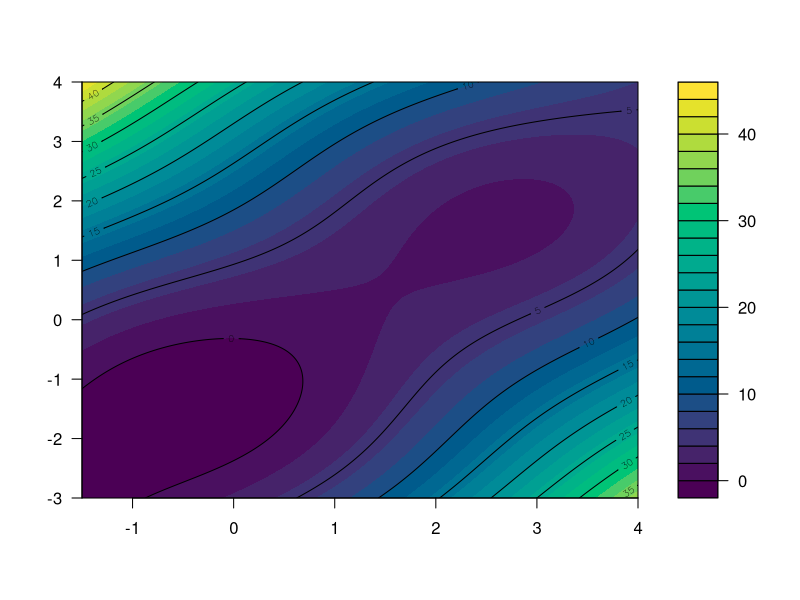
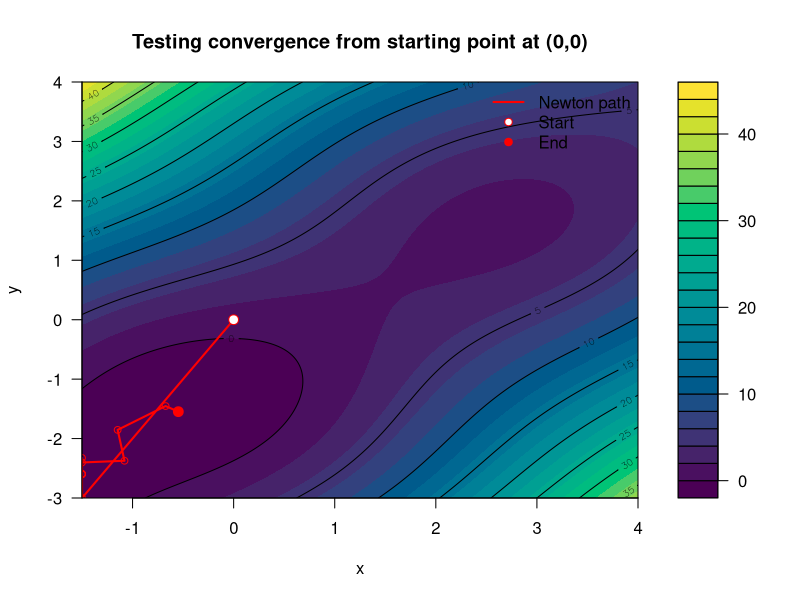
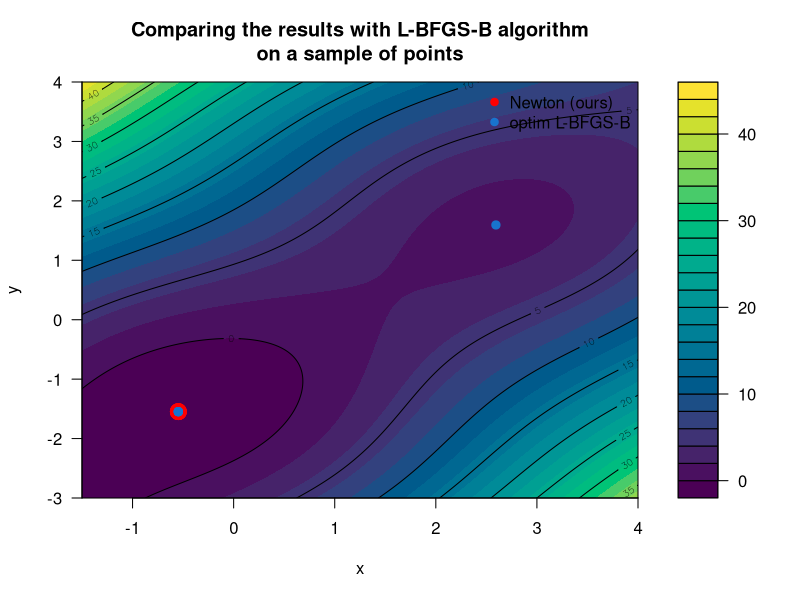
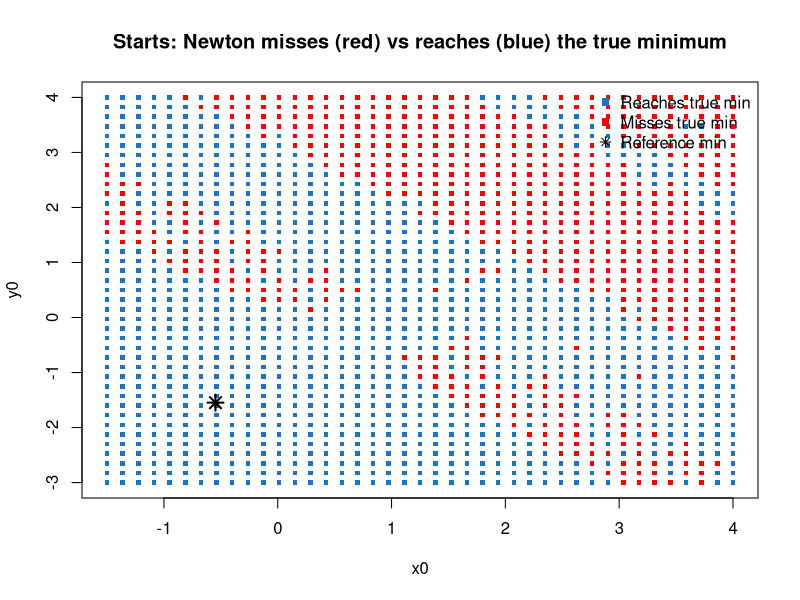
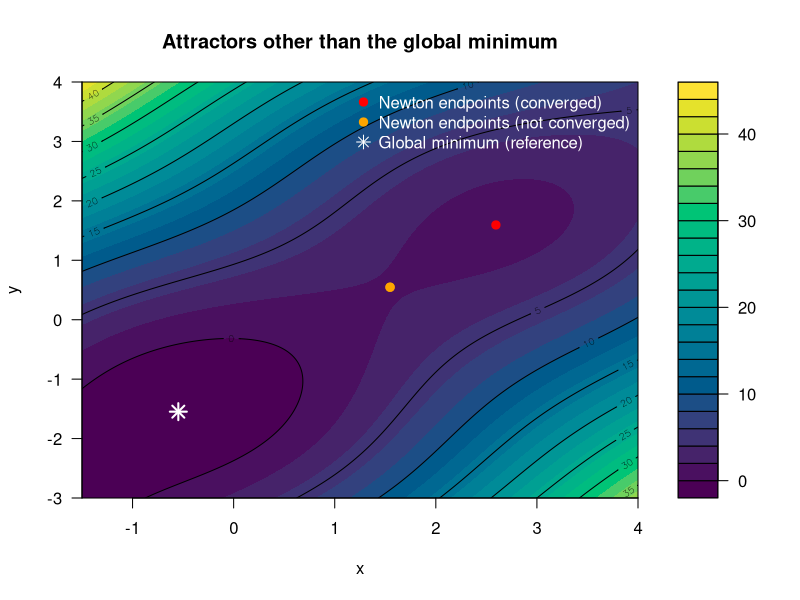
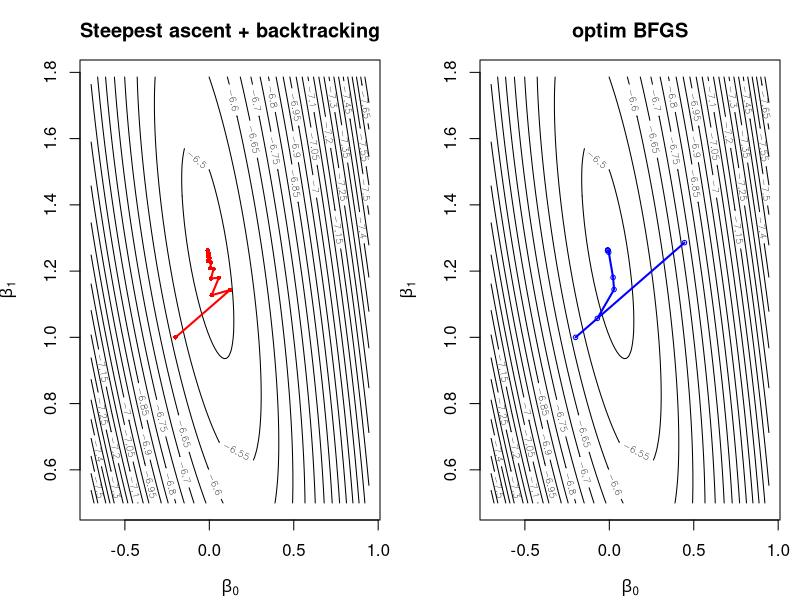

Recreate these plots in R, in order.
## ---- chunk 1
knitr::opts_chunk$set(echo = TRUE)
options(tinytex.verbose = TRUE)
## ---- chunk 2
#1.1
f <- function(x, y) sin(x + y) + (x - y)^2 - 1.5*x + 2.5*y + 1

x <- seq(-1.5, 4, length.out = 300)
y <- seq(-3,   4, length.out = 300)

z <- outer(x, y, Vectorize(f))

filled.contour(x, y, z,
  nlevels = 30,
  color.palette = hcl.colors,
  plot.axes = {
    axis(1); axis(2)
    contour(x, y, z, add = TRUE, drawlabels = TRUE)
  }
)
## ---- chunk 3
#1.2
## Gradient
grad_f <- function(x, y) {
  c(
    dx = cos(x + y) + 2*(x - y) - 1.5,
    dy = cos(x + y) - 2*(x - y) + 2.5
  )
}

## Hessian
hess_f <- function(x, y) {
  s <- -sin(x + y)
  matrix(
    c(s + 2, s - 2,
      s - 2, s + 2),
    nrow = 2, byrow = TRUE,
    dimnames = list(c("x", "y"), c("x", "y"))
  )
}

## wrappers that take par = c(x, y) for optimization
fn_par   <- function(par) f(par[1], par[2])
gr_par   <- function(par) grad_f(par[1], par[2])
hess_par <- function(par) hess_f(par[1], par[2])

## test
# par0 <- c(0, 0)
# fn_par(par0)
# gr_par(par0)
# hess_par(par0)
## ---- chunk 4
#1.3

newton2d_box <- function(fn, gr, hess, x0, y0,
                                lower, upper,
                                tol = 1e-8, maxit = 200,
                                lambda0 = 1e-6, lambda_mult = 10,
                                alpha0 = 1, beta = 0.5, c1 = 1e-4,
                                pg_alpha0 = 1, pg_beta = 0.5,
                                eps_active = 1e-10,
                                ..., verbose = FALSE, keep_path = TRUE) {

  project <- function(par) pmin(pmax(par, lower), upper)

  ## projected-gradient infinity norm (KKT-style for box constraints)
  projgrad_inf <- function(x, g, eps = 1e-12) {
    pg <- g
    for (i in 1:2) {
      if (x[i] <= lower[i] + eps) pg[i] <- min(g[i], 0)
      if (x[i] >= upper[i] - eps) pg[i] <- max(g[i], 0)
    }
    max(abs(pg))
  }

  ## "gradient mapping" direction: d = P(x - a g) - x (feasible descent step)
  gradmap_dir <- function(x, g, a) project(x - a * g) - x

  x <- project(c(x0, y0))
  f0 <- fn(x[1], x[2], ...)

  path <- NULL
  if (keep_path) {
    path <- data.frame(iter = 0L, x = x[1], y = x[2], f = f0,
                       step = NA_real_, method = "init",
                       projgrad = projgrad_inf(x, gr(x[1], x[2], ...)))
  }

  for (k in 1:maxit) {
    g <- gr(x[1], x[2], ...)
    pg_norm <- projgrad_inf(x, g)

    if (pg_norm < tol) {
      return(list(par = x, value = f0, iter = k - 1, converged = TRUE,
                  projgrad = pg_norm, path = path))
    }

    ## ---- Attempt Newton step (with regularization + projected Armijo) ----
    H <- hess(x[1], x[2], ...)
    lambda <- lambda0
    p <- NULL
    repeat {
      p_try <- tryCatch(solve(H + lambda * diag(2), g), error = function(e) NULL)
      if (!is.null(p_try)) { p <- p_try; break }
      lambda <- lambda * lambda_mult
      if (lambda > 1e12) { p <- NULL; break }
    }

    newton_ok <- FALSE
    a <- alpha0
    if (!is.null(p)) {
      repeat {
        x_new <- project(x - a * p)
        f_new <- fn(x_new[1], x_new[2], ...)
        armijo_rhs <- f0 - c1 * a * sum(g * p)  # sufficient decrease
        if (is.finite(f_new) && f_new <= armijo_rhs && any(abs(x_new - x) > 0)) {
          newton_ok <- TRUE
          break
        }
        a <- a * beta
        if (a < 1e-12) break
      }
    }

    if (newton_ok) {
      x <- x_new; f0 <- f_new
      if (keep_path) path <- rbind(path, data.frame(iter = k, x = x[1], y = x[2], f = f0,
                                                   step = a, method = "Newton",
                                                   projgrad = pg_norm))
      if (verbose) cat(sprintf("iter=%d Newton  x=%.8f y=%.8f f=%.10f step=%.1e ||pg||_inf=%.3e\n",
                               k, x[1], x[2], f0, a, pg_norm))
      next
    }

    ## ---- Fallback: projected-gradient step (guarantees feasible movement) ----
    a_pg <- pg_alpha0
    repeat {
      d <- gradmap_dir(x, g, a_pg)
      x_new <- x + d
      f_new <- fn(x_new[1], x_new[2], ...)
      if (is.finite(f_new) && f_new <= f0) break  # simple monotone decrease
      a_pg <- a_pg * pg_beta
      if (a_pg < 1e-12) break
    }

    ## If even PG can’t decrease, stop (we’re at a constrained stationary-ish point)
    if (sqrt(sum((x_new - x)^2)) < tol) {
      return(list(par = x, value = f0, iter = k, converged = FALSE,
                  projgrad = pg_norm, path = path,
                  message = "No progress (Newton+PG failed to decrease)."))
    }

    x <- x_new; f0 <- f_new
    if (keep_path) path <- rbind(path, data.frame(iter = k, x = x[1], y = x[2], f = f0,
                                                 step = a_pg, method = "PG",
                                                 projgrad = pg_norm))
    if (verbose) cat(sprintf("iter=%d PG      x=%.8f y=%.8f f=%.10f step=%.1e ||pg||_inf=%.3e\n",
                             k, x[1], x[2], f0, a_pg, pg_norm))
  }

  list(par = x, value = f0, iter = maxit, converged = FALSE,
       projgrad = projgrad_inf(x, gr(x[1], x[2], ...)),
       path = path)
}

# newton2d_box <- function(fn, gr, hess, x0, y0,
#                                 lower, upper,
#                                 tol = 1e-8, maxit = 100,
#                                 lambda0 = 1e-6, lambda_mult = 10,
#                                 alpha0 = 1, beta = 0.5, c1 = 1e-4,
#                                 eps_active = 1e-10,
#                                 ..., verbose = FALSE, keep_path = TRUE) {
# 
#   project <- function(par) pmin(pmax(par, lower), upper)
# 
#   projgrad_inf <- function(x, g, eps = 1e-12) {
#     pg <- g
#     for (i in 1:2) {
#       if (x[i] <= lower[i] + eps) pg[i] <- min(g[i], 0)
#       if (x[i] >= upper[i] - eps) pg[i] <- max(g[i], 0)
#     }
#     max(abs(pg))
#   }
# 
#   ## Active-set: free if not too close to either bound
#   free_set <- function(x) {
#     c(
#       (x[1] > lower[1] + eps_active) && (x[1] < upper[1] - eps_active),
#       (x[2] > lower[2] + eps_active) && (x[2] < upper[2] - eps_active)
#     )
#   }
# 
#   x <- project(c(x0, y0))
#   f0 <- fn(x[1], x[2], ...)
# 
#   path <- NULL
#   if (keep_path) {
#     path <- data.frame(iter = 0L, x = x[1], y = x[2], f = f0,
#                        step = NA_real_, projgrad = NA_real_, lambda = NA_real_,
#                        free_x = NA, free_y = NA)
#   }
# 
#   for (k in 1:maxit) {
#     g <- gr(x[1], x[2], ...)
#     H <- hess(x[1], x[2], ...)
#     pg_norm <- projgrad_inf(x, g)
# 
#     free <- free_set(x)
#     if (keep_path) {
#       path <- rbind(path, data.frame(iter = k, x = x[1], y = x[2], f = f0,
#                                      step = NA_real_, projgrad = pg_norm, lambda = NA_real_,
#                                      free_x = free[1], free_y = free[2]))
#     }
# 
#     if (pg_norm < tol) {
#       return(list(par = x, value = f0, iter = k - 1, converged = TRUE,
#                   projgrad = pg_norm, path = path))
#     }
# 
#     ## If nothing is free, we're at a corner/edge; stop (or switch to PG)
#     if (!any(free)) {
#       return(list(par = x, value = f0, iter = k - 1, converged = FALSE,
#                   projgrad = pg_norm, path = path,
#                   message = "Stuck at corner: no free variables."))
#     }
# 
#     ## Reduced Newton direction p: only update free components
#     p_full <- c(0, 0)
#     idx <- which(free)
# 
#     lambda <- lambda0
#     repeat {
#       Hred <- H[idx, idx, drop = FALSE]
#       gred <- g[idx]
#       p_try <- tryCatch(solve(Hred + lambda * diag(length(idx)), gred),
#                         error = function(e) NULL)
#       if (!is.null(p_try)) { p_full[idx] <- p_try; break }
#       lambda <- lambda * lambda_mult
#       if (lambda > 1e12) stop("Could not compute reduced Newton step.")
#     }
# 
#     ## Line search on reduced step (projection just guards numerics)
#     a <- alpha0
#     repeat {
#       x_new <- project(x - a * p_full)
#       f_new <- fn(x_new[1], x_new[2], ...)
# 
#       armijo_rhs <- f0 - c1 * a * sum(g[idx] * p_full[idx])  # uses free components
#       if (is.finite(f_new) && f_new <= armijo_rhs) break
# 
#       a <- a * beta
#       if (a < 1e-12) break
#     }
# 
#     if (verbose) {
#       cat(sprintf("iter=%d  x=%.8f y=%.8f  f=%.10f  step=%.1e  ||pg||_inf=%.3e  lambda=%.1e  free=(%d,%d)\n",
#                   k, x_new[1], x_new[2], f_new, a, pg_norm, lambda, free[1], free[2]))
#     }
# 
#     if (keep_path) {
#       path[nrow(path), "step"] <- a
#       path[nrow(path), "lambda"] <- lambda
#     }
# 
#     ## Secondary stop: tiny move AND small projected grad
#     if (sqrt(sum((x_new - x)^2)) < tol && pg_norm < tol) {
#       return(list(par = x_new, value = f_new, iter = k, converged = TRUE,
#                   projgrad = pg_norm, path = path))
#     }
# 
#     ## If the step collapsed, bail out instead of looping forever
#     if (a < 1e-12) {
#       return(list(par = x, value = f0, iter = k, converged = FALSE,
#                   projgrad = pg_norm, path = path,
#                   message = "Line search failed (step underflow)."))
#     }
# 
#     x <- x_new
#     f0 <- f_new
#   }
# 
#   list(par = x, value = f0, iter = maxit, converged = FALSE,
#        projgrad = projgrad_inf(x, gr(x[1], x[2], ...)),
#        path = path)
# }

# newton2d_box <- function(fn, gr, hess, x0, y0,
#                          lower, upper,
#                          tol = 1e-8, maxit = 100,
#                          lambda0 = 1e-6, lambda_mult = 10,
#                          alpha0 = 1, beta = 0.5, c1 = 1e-4,
#                          ..., verbose = FALSE, keep_path = TRUE) {
# 
#   project <- function(par) pmin(pmax(par, lower), upper)
# 
#   ## infinity-norm of projected gradient (KKT-style for box constraints)
#   projgrad_inf <- function(x, g, eps = 1e-12) {
#     pg <- g
#     for (i in 1:2) {
#       if (x[i] <= lower[i] + eps) pg[i] <- min(g[i], 0)
#       if (x[i] >= upper[i] - eps) pg[i] <- max(g[i], 0)
#     }
#     max(abs(pg))
#   }
# 
#   x <- project(c(x0, y0))
#   f0 <- fn(x[1], x[2], ...)
# 
#   ## store path (x, y, f, step, projgrad, lambda)
#   path <- NULL
#   if (keep_path) {
#     path <- data.frame(iter = 0L, x = x[1], y = x[2], f = f0,
#                        step = NA_real_, projgrad = NA_real_, lambda = NA_real_)
#   }
# 
#   for (k in 1:maxit) {
#     g <- gr(x[1], x[2], ...)
#     pg_norm <- projgrad_inf(x, g)
# 
#     if (keep_path) path <- rbind(path, data.frame(
#       iter = k, x = x[1], y = x[2], f = f0,
#       step = NA_real_, projgrad = pg_norm, lambda = NA_real_
#     ))
# 
#     if (pg_norm < tol) {
#       return(list(par = x, value = f0, iter = k - 1, converged = TRUE,
#                   projgrad = pg_norm, path = path))
#     }
# 
#     H <- hess(x[1], x[2], ...)
#     I2 <- diag(2)
# 
#     ## Regularize Hessian until solvable
#     lambda <- lambda0
#     p <- NULL
#     repeat {
#       p_try <- tryCatch(solve(H + lambda * I2, g), error = function(e) NULL)
#       if (!is.null(p_try)) { p <- p_try; break }
#       lambda <- lambda * lambda_mult
#       if (lambda > 1e12) stop("Could not compute Newton step (even after regularization).")
#     }
# 
#     ## Backtracking line search with Armijo sufficient decrease
#     a <- alpha0
#     repeat {
#       x_new <- project(x - a * p)
#       f_new <- fn(x_new[1], x_new[2], ...)
# 
#       armijo_rhs <- f0 - c1 * a * sum(g * p)
# 
#       if (is.finite(f_new) && f_new <= armijo_rhs) break
#       a <- a * beta
#       if (a < 1e-12) break
#     }
# 
#     if (verbose) {
#       cat(sprintf(
#         "iter=%d  x=%.8f y=%.8f  f=%.10f  step=%.1e  ||pg||_inf=%.3e  lambda=%.1e\n",
#         k, x_new[1], x_new[2], f_new, a, pg_norm, lambda
#       ))
#     }
# 
#     if (keep_path) {
#       path[nrow(path), "step"] <- a
#       path[nrow(path), "lambda"] <- lambda
#       path[nrow(path), "projgrad"] <- pg_norm
#     }
# 
#     ## Only use step-size convergence as a secondary criterion
#     if (sqrt(sum((x_new - x)^2)) < tol && pg_norm < tol) {
#       return(list(par = x_new, value = f_new, iter = k, converged = TRUE,
#                   projgrad = pg_norm, path = path))
#     }
# 
#     x <- x_new
#     f0 <- f_new
#   }
# 
#   list(par = x, value = f0, iter = maxit, converged = FALSE,
#        projgrad = projgrad_inf(x, gr(x[1], x[2], ...)),
#        path = path)
# }

# newton2d_box <- function(fn, gr, hess, x0, y0,
#                          lower, upper,
#                          tol = 1e-8, maxit = 100,
#                          lambda0 = 1e-6, lambda_mult = 10,
#                          alpha0 = 1, beta = 0.5, c1 = 1e-4,
#                          ..., verbose = FALSE) {
# 
#   project <- function(par) pmin(pmax(par, lower), upper)
# 
#   ## infinity-norm of projected gradient (KKT-style for box constraints)
#   projgrad_inf <- function(x, g, eps = 1e-12) {
#     pg <- g
#     for (i in 1:2) {
#       if (x[i] <= lower[i] + eps) pg[i] <- min(g[i], 0)  # should be >=0 at lower bound
#       if (x[i] >= upper[i] - eps) pg[i] <- max(g[i], 0)  # should be <=0 at upper bound 
#     }
#     max(abs(pg))
#   }
# 
#   x <- project(c(x0, y0))
#   f0 <- fn(x[1], x[2], ...)
# 
#   for (k in 1:maxit) {
#     g <- gr(x[1], x[2], ...)
#     pg_norm <- projgrad_inf(x, g)
# 
#     if (pg_norm < tol) {
#       return(list(par = x, value = f0, iter = k - 1, converged = TRUE,
#                   projgrad = pg_norm))
#     }
# 
#     H <- hess(x[1], x[2], ...)
#     I2 <- diag(2)
# 
#     ## Regularize Hessian until solvable
#     lambda <- lambda0
#     p <- NULL
#     repeat {
#       p_try <- tryCatch(solve(H + lambda * I2, g), error = function(e) NULL)
#       if (!is.null(p_try)) { p <- p_try; break }
#       lambda <- lambda * lambda_mult
#       if (lambda > 1e12) stop("Could not compute Newton step (even after regularization).")
#     }
# 
#     ## Backtracking line search with Armijo sufficient decrease
#     a <- alpha0
#     repeat {
#       x_new <- project(x - a * p)
#       f_new <- fn(x_new[1], x_new[2], ...)
# 
#       ## directional derivative along -p is approx -g^T p
#       armijo_rhs <- f0 - c1 * a * sum(g * p)
# 
#       if (is.finite(f_new) && f_new <= armijo_rhs) break
#       a <- a * beta
#       if (a < 1e-12) break
#     }
# 
#     if (verbose) {
#       cat(sprintf(
#         "iter=%d  x=%.8f y=%.8f  f=%.10f  step=%.1e  ||pg||_inf=%.3e  lambda=%.1e\n",
#         k, x_new[1], x_new[2], f_new, a, pg_norm, lambda
#       ))
#     }
# 
#     ## Only use step-size convergence as a secondary criterion
#     if (sqrt(sum((x_new - x)^2)) < tol && pg_norm < tol) {
#       return(list(par = x_new, value = f_new, iter = k, converged = TRUE,
#                   projgrad = pg_norm))
#     }
# 
#     x <- x_new
#     f0 <- f_new
#   }
# 
#   list(par = x, value = f0, iter = maxit, converged = FALSE,
#        projgrad = projgrad_inf(x, gr(x[1], x[2], ...)))
# }


# newton2d_box <- function(fn, gr, hess, x0, y0,
#                          lower, upper,
#                          tol = 1e-8, maxit = 100,
#                          lambda0 = 1e-6, lambda_mult = 10,
#                          alpha0 = 1, beta = 0.5,
#                          ..., verbose = FALSE) {
# 
#   #To keep the results within the prescribed x,y limits
#   project <- function(par) pmin(pmax(par, lower), upper)
# 
#   x <- project(c(x0, y0))
#   f0 <- fn(x[1], x[2], ...)
# 
#   for (k in 1:maxit) {
#     g <- gr(x[1], x[2], ...)
#     H <- hess(x[1], x[2], ...)
#     I2 <- diag(2)
# 
#     ## regularize until solvable
#     lambda <- lambda0
#     p <- NULL
#     repeat {
#       p_try <- tryCatch(solve(H + lambda * I2, g), error = function(e) NULL)
#       if (!is.null(p_try)) { p <- p_try; break }
#       lambda <- lambda * lambda_mult
#       if (lambda > 1e12) stop("Could not compute Newton step.")
#     }
# 
#     ## backtracking line search with projection
#     a <- alpha0
#     repeat {
#       x_new <- project(x - a * p)
#       f_new <- fn(x_new[1], x_new[2], ...)
#       if (is.finite(f_new) && f_new <= f0) break
#       a <- a * beta
#       if (a < 1e-12) break
#     }
# 
#     if (verbose) {
#       cat(sprintf("iter=%d  x=%.8f y=%.8f  f=%.10f  step=%.1e\n",
#                   k, x_new[1], x_new[2], f_new, a))
#     }
# 
#     if (sqrt(sum((x_new - x)^2)) < tol) {
#       return(list(par = x_new, value = f_new, iter = k, converged = TRUE))
#     }
# 
#     x <- x_new
#     f0 <- f_new
#   }
# 
#   list(par = x, value = f0, iter = maxit, converged = FALSE)
# }

# ## x_{k+1} = x_k - H(x_k)^{-1} * g(x_k)
# newton2d_reg <- function(fn, gr, hess, x0, y0,
#                          tol = 1e-8, maxit = 100,
#                          lambda0 = 1e-6, lambda_mult = 10,
#                          ..., verbose = FALSE) {
# 
#   x <- c(x0, y0)
# 
#   for (k in 1:maxit) {
#     g <- gr(x[1], x[2], ...)
#     H <- hess(x[1], x[2], ...)
#     I2 <- diag(2)
# 
#     lambda <- lambda0
#     p <- NULL
# 
#     ## Keep increasing lambda until the linear system is solvable
#     repeat {
#       Hp <- H + lambda * I2
#       p_try <- tryCatch(solve(Hp, g), error = function(e) NULL)  # catch singularity
#       if (!is.null(p_try)) { p <- p_try; break }
#       lambda <- lambda * lambda_mult
#       if (lambda > 1e12) stop("Hessian remained singular/ill-conditioned even after regularization.")
#     }
# 
#     x_new <- x - p
# 
#     if (verbose) {
#       cat(sprintf("iter=%d  x=%.10f y=%.10f  f=%.10f  ||grad||=%.3e  lambda=%.1e\n",
#                   k, x_new[1], x_new[2], fn(x_new[1], x_new[2], ...),
#                   sqrt(sum(g^2)), lambda))
#     }
# 
#     if (sqrt(sum((x_new - x)^2)) < tol) {
#       return(list(par = x_new, value = fn(x_new[1], x_new[2], ...),
#                   iter = k, converged = TRUE))
#     }
#     x <- x_new
#   }
# 
#   list(par = x, value = fn(x[1], x[2], ...), iter = maxit, converged = FALSE)
# }
# 
lower <- c(-1.5, -3)
upper <- c( 4.0,  4)
# res <- newton2d_box(fn = f, gr = grad_f, hess = hess_f, 
#                     x0 = 0, y0 = 0, lower=lower, upper=upper, verbose = TRUE)
# res$par
# res$value
# 
# 
res00 <- newton2d_box(fn = f, gr = grad_f, hess = hess_f,
                      x0 = 0, y0 = 0,
                      lower = lower, upper = upper,
                      verbose = FALSE, keep_path = TRUE)


# head(res00$path)

filled.contour(x, y, z,
  nlevels = 30,
  color.palette = hcl.colors,
  plot.title = title(main = "Testing convergence from starting point at (0,0)",
                     xlab = "x", ylab = "y"),
  plot.axes = {
    axis(1); axis(2)
    contour(x, y, z, add = TRUE, drawlabels = TRUE)  

    ## Newton path: line + points (start = open circle, end = filled circle)
    lines(res00$path$x, res00$path$y, col = "red", lwd = 2)
    points(res00$path$x, res00$path$y, col = "red", pch = 1, cex = 0.9)
    points(res00$path$x[1], res00$path$y[1], col = "red", pch = 21, bg = "white", cex = 1.3)
    points(tail(res00$path$x, 1), tail(res00$path$y, 1), col = "red", pch = 19, cex = 1.3)

    legend("topright",
           legend = c("Newton path", "Start", "End"),
           col = c("red", "red", "red"),
           lwd = c(2, NA, NA),
           pch = c(NA, 21, 19),
           pt.bg = c(NA, "white", NA),
           bty = "n")
  }
)
## ---- chunk 5
lower <- c(-1.5, -3)
upper <- c( 4.0,  4)

one_run <- function(x0, y0) {
  nres <- newton2d_box(f, grad_f, hess_f, x0, y0, lower, upper)

  ores <- optim(
    par = c(x0, y0),
    fn = fn_par, gr = gr_par,
    method = "L-BFGS-B",
    lower = lower, upper = upper
  )  # box constraints supported by L-BFGS-B

  data.frame(
    x0 = x0, y0 = y0,
    newton_iter = nres$iter,
    newton_x = nres$par[1], newton_y = nres$par[2],
    newton_value = nres$value,
    optim_iter = ores$counts[["function"]],
    optim_x = ores$par[1], optim_y = ores$par[2],
    optim_value = ores$value
  )
}


starts <- rbind(
  c(-1.0, -2.0),
  c( 3.5,  3.5),
  c( 0.0,  0.0),
  c( 4.0, -3.0),
  c(-1.5,  4.0)
)
colnames(starts) <- c("x0", "y0")

res_table <- do.call(
  rbind,
  lapply(seq_len(nrow(starts)), function(i) one_run(starts[i, 1], starts[i, 2]))
)

res_table_fmt <- res_table
num_cols <- names(res_table_fmt)[sapply(res_table_fmt, is.numeric)]

res_table_fmt[num_cols] <- lapply(res_table_fmt[num_cols], \(v) formatC(v, format = "f", digits = 6))
# print(res_table_fmt, row.names = FALSE)

## distinct solutions reached (rounded to group near-equal points)
# unique(round(res_table[, c("newton_x", "newton_y")], 6))
# unique(round(res_table[, c("optim_x", "optim_y")], 6))


filled.contour(x, y, z,
  nlevels = 30,
  color.palette = hcl.colors,
  plot.title = title(main = "Comparing the results with L-BFGS-B algorithm\non a sample of points",
                     xlab = "x", ylab = "y"),
  plot.axes = {
    axis(1); axis(2)
    contour(x, y, z, add = TRUE, drawlabels = TRUE)

    ## Overlay solutions
    points(res_table$newton_x, res_table$newton_y,
           pch = 19, col = "red", cex = 2.1)
    points(res_table$optim_x,  res_table$optim_y,
           pch = 19, col = "dodgerblue3", cex = 1.1)

    legend("topright",
           legend = c("Newton (ours)", "optim L-BFGS-B"),
           col = c("red", "dodgerblue3"),
           pch = 19, bty = "n")
  }
)
## ---- chunk 6
#1.4
lower <- c(-1.5, -3)
upper <- c( 4.0,  4)

## multi-start L-BFGS-B to approximate the global minimum in the box
x_st <- seq(lower[1], upper[1], length.out = 15)
y_st <- seq(lower[2], upper[2], length.out = 15)
starts_ref <- expand.grid(x0 = x_st, y0 = y_st)  # all combinations

run_lbfgsb <- function(x0, y0) {
  o <- optim(par = c(x0, y0),
             fn = fn_par, gr = gr_par,
             method = "L-BFGS-B",
             lower = lower, upper = upper)  # bound constraints
  list(par = o$par, value = o$value, counts = o$counts)
}

ref_list <- lapply(seq_len(nrow(starts_ref)), 
                   function(i) run_lbfgsb(starts_ref$x0[i], starts_ref$y0[i]))
ref_vals <- sapply(ref_list, `[[`, "value")
best_i <- which.min(ref_vals)

x_star_ref <- ref_list[[best_i]]$par
f_star_ref <- ref_list[[best_i]]$value
# x_star_ref; f_star_ref

tol_val <- 1e-6

## grid (or increase resolution / use random points)
xg <- seq(lower[1], upper[1], length.out = 41)
yg <- seq(lower[2], upper[2], length.out = 41)
starts <- expand.grid(x0 = xg, y0 = yg) 

one_run_newton <- function(x0, y0) {
  nres <- newton2d_box(f, grad_f, hess_f, x0, y0, lower, upper)

  data.frame(
    x0 = x0, y0 = y0,
    converged = isTRUE(nres$converged),
    iters = nres$iter,
    x = nres$par[1], y = nres$par[2],
    f = nres$value,
    miss_true_min = (!isTRUE(nres$converged)) || (nres$value > f_star_ref + tol_val)
  )
}

scan_res <- do.call(rbind, lapply(seq_len(nrow(starts)), 
                                  function(i) one_run_newton(starts$x0[i], starts$y0[i])))

## starting points where Newton does NOT reach the (estimated) global min
bad_starts <- subset(scan_res, miss_true_min)

# nrow(bad_starts)
# head(bad_starts)

cols <- ifelse(scan_res$miss_true_min, "red", "dodgerblue3")
plot(scan_res$x0, scan_res$y0, col = cols, pch = 15, cex = 0.6,
     xlab = "x0", ylab = "y0",
     main = "Starts: Newton misses (red) vs reaches (blue) the true minimum")
points(x_star_ref[1], x_star_ref[2], pch = 8, cex = 1.5, lwd = 2)
legend("topright", legend = c("Reaches true min", "Misses true min", "Reference min"),
       col = c("dodgerblue3", "red", "black"), pch = c(15, 15, 8), bty = "n")
## ---- chunk 7

endpts <- do.call(rbind, lapply(seq_len(nrow(bad_starts)), function(i) {
  x0 <- bad_starts$x0[i]
  y0 <- bad_starts$y0[i]

  r <- newton2d_box(f, grad_f, hess_f, x0, y0, lower, upper, keep_path = TRUE)

  data.frame(
    x0 = x0, y0 = y0,
    end_x = r$par[1],
    end_y = r$par[2],
    end_f = r$value,
    converged = isTRUE(r$converged),
    iter = r$iter
  )
}))

endpts<-unique(round(endpts[, c("end_x","end_y","end_f", "converged")], 6))

filled.contour(x, y, z,
  nlevels = 30,
  color.palette = hcl.colors,
  plot.title = title(main = "Attractors other than the global minimum",
                     xlab = "x", ylab = "y"),
  plot.axes = {
    axis(1); axis(2)
    contour(x, y, z, add = TRUE, drawlabels = TRUE)

    ## Endpoints of Newton from the bad starts
    cols <- ifelse(endpts$converged, "red", "orange")
    points(endpts$end_x, endpts$end_y, pch = 19, col = cols, cex = 1.1)

    ## Global minimum (reference)
    points(x_star_ref[1], x_star_ref[2], pch = 8, col = "white", cex = 1.6, lwd = 2)

    legend("topright",
           legend = c("Newton endpoints (converged)",
                      "Newton endpoints (not converged)",
                      "Global minimum (reference)"),
           pch = c(19, 19, 8),
           col = c("red", "orange", "white"),
           pt.cex = c(1.1, 1.1, 1.3),
           text.col = "white",
           bty = "n")
  }
)
## ---- chunk 8
#1.4
# Since none of the detected endpoints lies near the boundary, we can assume it is not
# due to the boundary interfering with the workings of our algorithm
# We can therefore classify the endpoints by eigenvalues of H(x,y)
# - all eigenvalues >0 -> local minimum
# - mixed signs -> saddle
# - all <0 -> local maximum
classify_interior <- function(x, y, grad_f, hess_f, tol_g = 1e-6) {
  g <- grad_f(x, y)
  H <- hess_f(x, y)
  eg <- eigen(H, symmetric = TRUE)$values

  # if (sqrt(sum(g^2)) > tol_g) return("Not stationary (interior)")

  if (all(eg > 0)) "Local min"
  else if (all(eg < 0)) "Local max"
  else "Saddle / indefinite"
}

endpts$class <- apply(endpts[, c("end_x", "end_y")], 1, \(v) {
  classify_interior(v[1], v[2], grad_f, hess_f)
})

global_row <- data.frame(
  end_x = x_star_ref[1],
  end_y = x_star_ref[2],
  end_f = f(x_star_ref[1], x_star_ref[2]),
  class = "Global minimum",
  converged = TRUE
)

endpts2 <- rbind(endpts, global_row)

table(endpts2$class)

endpts2[order(endpts2$end_f), ]
## ---- chunk 9
#2.1

# Steepest ascent with backtracking line search for ML estimation
steepestasc_logit_count <- function(
  x, y,
  b0 = c(0, 0),
  alpha0 = 1,
  shrink = 0.5,
  maxit = 5000,
  max_backtrack = 60,
  tol_par = 0.5e-5,
  tol_rel = NULL,
  tol_grad = NULL,
  ls_type = c("increase", "armijo"),
  armijo_c = 1e-4,
  trace = FALSE
) {
  ls_type <- match.arg(ls_type)

  n_g  <- 0L
  n_gr <- 0L

  g_logit <- function(b) {
    n_g <<- n_g + 1L
    eta <- b[1] + b[2] * x
    sum(y * eta - log1p(exp(eta)))
  }

  grad_logit <- function(b) {
    n_gr <<- n_gr + 1L
    eta <- b[1] + b[2] * x
    p   <- 1 / (1 + exp(-eta))
    r   <- y - p
    c(sum(r), sum(r * x))
  }

  b  <- b0
  ll <- g_logit(b)

  for (it in 1:maxit) {
    gr <- grad_logit(b)
    if (!all(is.finite(gr))) stop("Non-finite gradient encountered.")

    d <- gr  # steepest ascent direction

    alpha  <- alpha0
    b_new  <- b + alpha * d
    ll_new <- g_logit(b_new)

    bt <- 0L
    if (ls_type == "increase") {
      while (ll_new < ll && bt < max_backtrack) {
        alpha  <- alpha * shrink
        b_new  <- b + alpha * d
        ll_new <- g_logit(b_new)
        bt <- bt + 1L
      }
    } else { # Armijo sufficient increase for maximization
      rhs <- ll + armijo_c * alpha * sum(gr * d)
      while (ll_new < rhs && bt < max_backtrack) {
        alpha  <- alpha * shrink
        b_new  <- b + alpha * d
        ll_new <- g_logit(b_new)
        rhs <- ll + armijo_c * alpha * sum(gr * d)
        bt <- bt + 1L
      }
    }

    if (bt >= max_backtrack) {
      warning("Backtracking failed to find an acceptable step; stopping.")
      break
    }

    step <- b_new - b

    stop_par_abs <- max(abs(step)) < tol_par
    stop_par_rel <- FALSE
    if (!is.null(tol_rel)) {
      stop_par_rel <- max(abs(step) / pmax(1, abs(b_new))) < tol_rel
    }
    stop_grad <- FALSE
    if (!is.null(tol_grad)) {
      stop_grad <- max(abs(gr)) < tol_grad
    }

    if (trace) {
      cat(sprintf(
        "it=%d  ll=%.10f  alpha=%.4g  step_inf=%.3e  b=(%.6f, %.6f)  ls=%s\n",
        it, ll_new, alpha, max(abs(step)), b_new[1], b_new[2], ls_type
      ))
    }

    b  <- b_new
    ll <- ll_new

    if (stop_par_abs || stop_par_rel || stop_grad) break
  }

  list(beta = b, logLik = ll, iterations = it, n_g = n_g, n_grad = n_gr, ls_type = ls_type)
}
## ---- chunk 10
#2.2

x <- c(0,0,0, 0.1,0.1, 0.3,0.3, 0.9,0.9,0.9)
y <- c(0,0,1, 0,1, 1,1, 0,1,1)
b0=c(-0.2,1)
methods <- c("increase", "armijo")
res_list <- vector("list", length(methods))

for (k in seq_along(methods)) {
  m <- methods[k]
  if (m == "armijo") {
    res_list[[k]] <- steepestasc_logit_count(x, y, b0=b0, ls_type=m, armijo_c=0.1)
  } else {
    res_list[[k]] <- steepestasc_logit_count(x, y, b0=b0, ls_type=m)
  }
}

results <- data.frame(
  method = methods,
  beta0  = sapply(res_list, function(r) r$beta[1]),
  beta1  = sapply(res_list, function(r) r$beta[2]),
  logLik = sapply(res_list, function(r) r$logLik),
  iters  = sapply(res_list, function(r) r$iterations),
  n_g    = sapply(res_list, function(r) r$n_g),
  n_grad = sapply(res_list, function(r) r$n_grad)
)

results
## ---- chunk 11
#2.3
# We maximize logLik, but optim minimizes -> use neg logLik and its gradient
fn_negll <- function(b, x, y) {
  eta <- b[1] + b[2] * x
  -sum(y * eta - log1p(exp(eta)))
}

gr_negll <- function(b, x, y) {
  eta <- b[1] + b[2] * x
  p   <- 1 / (1 + exp(-eta))
  r   <- y - p
  -c(sum(r), sum(r * x))
}

methods <- c("BFGS", "Nelder-Mead")
res <- vector("list", length(methods))

for (k in seq_along(methods)) {
  m <- methods[k]

  if (m == "BFGS") {
    # BFGS can use the supplied gradient
    res[[k]] <- optim(
      par = b0,
      fn  = fn_negll, gr = gr_negll,
      x = x, y = y,
      method = m
    )
  } else {
    # Nelder-Mead is derivative-free; no gradient evaluations
    res[[k]] <- optim(
      par = b0,
      fn  = fn_negll,
      x = x, y = y,
      method = m,
      control = list(warn.1d.NelderMead = FALSE)
    )
  }
}

tbl <- data.frame(
  method   = methods,
  beta0    = sapply(res, function(r) r$par[1]),
  beta1    = sapply(res, function(r) r$par[2]),
  logLik   = sapply(res, function(r) -r$value),
  fn_evals = sapply(res, function(r) unname(r$counts[["function"]])),
  gr_evals = sapply(res, function(r) unname(r$counts[["gradient"]])),
  conv     = sapply(res, function(r) r$convergence)
)

tbl
## ---- chunk 12
steepestasc_logit_path <- function(
  x, y, b0=c(0,0),
  alpha0=1, shrink=0.5, maxit=5000, max_backtrack=60,
  tol_par=0.5e-5,
  ls_type=c("increase","armijo"), armijo_c=1e-4
) {
  ls_type <- match.arg(ls_type)

  g_logit <- function(b) {
    eta <- b[1] + b[2]*x
    sum(y*eta - log1p(exp(eta)))
  }
  grad_logit <- function(b) {
    eta <- b[1] + b[2]*x
    p <- 1/(1+exp(-eta))
    r <- y - p
    c(sum(r), sum(r*x))
  }

  b <- b0
  ll <- g_logit(b)

  path <- matrix(NA_real_, nrow=maxit+1, ncol=2)
  path[1,] <- b

  for (it in 1:maxit) {
    gr <- grad_logit(b)
    d  <- gr

    alpha <- alpha0
    b_new <- b + alpha*d
    ll_new <- g_logit(b_new)

    bt <- 0L
    if (ls_type == "increase") {
      while (ll_new < ll && bt < max_backtrack) {
        alpha <- alpha*shrink
        b_new <- b + alpha*d
        ll_new <- g_logit(b_new)
        bt <- bt + 1L
      }
    } else {
      rhs <- ll + armijo_c*alpha*sum(gr*d)
      while (ll_new < rhs && bt < max_backtrack) {
        alpha <- alpha*shrink
        b_new <- b + alpha*d
        ll_new <- g_logit(b_new)
        rhs <- ll + armijo_c*alpha*sum(gr*d)
        bt <- bt + 1L
      }
    }
    if (bt >= max_backtrack) break

    step <- b_new - b
    b <- b_new
    ll <- ll_new
    path[it+1,] <- b

    if (max(abs(step)) < tol_par) break
  }

  path <- path[complete.cases(path), , drop=FALSE]
  list(beta=b, logLik=ll, path=path)
}

# log-likelihood and negative for optim (optim minimizes)
g_logit <- function(b, x, y) {
  eta <- b[1] + b[2]*x
  sum(y*eta - log1p(exp(eta)))
}
fn_negll <- function(b, x, y) -g_logit(b, x, y)
gr_negll <- function(b, x, y) {
  eta <- b[1] + b[2]*x
  p <- 1/(1+exp(-eta))
  r <- y - p
  -c(sum(r), sum(r*x))
}

# Wrapper to record path
bfgs_with_path <- function(b0, x, y) {
  path <- matrix(numeric(0), ncol=2)
  fn_wrap <- function(b, x, y) {
    path <<- rbind(path, b)
    fn_negll(b, x, y)
  }
  res <- optim(par=b0, fn=fn_wrap, gr=gr_negll, x=x, y=y, method="BFGS")
  list(beta=res$par, logLik=-res$value, path=path)
}

sa  <- steepestasc_logit_path(x, y, b0=b0, ls_type="armijo", armijo_c=1e-4)
bf  <- bfgs_with_path(b0, x, y)

# Make a grid around the solution area
all_pts <- rbind(sa$path, bf$path)
b0_rng <- range(all_pts[,1])
b1_rng <- range(all_pts[,2])

b0_seq <- seq(b0_rng[1]-0.5, b0_rng[2]+0.5, length.out=120)
b1_seq <- seq(b1_rng[1]-0.5, b1_rng[2]+0.5, length.out=120)

Z <- outer(b0_seq, b1_seq, Vectorize(function(a0, a1) g_logit(c(a0,a1), x, y)))

op <- par(mfrow=c(1,2), mar=c(4,4,3,1))

contour(b0_seq, b1_seq, Z, nlevels=25,
        xlab=expression(beta[0]), ylab=expression(beta[1]),
        main="Steepest ascent + backtracking")                               
lines(sa$path[,1], sa$path[,2], col="red", lwd=2)
points(sa$path[,1], sa$path[,2], col="red", pch=16, cex=0.6)

contour(b0_seq, b1_seq, Z, nlevels=25,
        xlab=expression(beta[0]), ylab=expression(beta[1]),
        main="optim BFGS")                                                   
lines(bf$path[,1], bf$path[,2], col="blue", lwd=2)
points(bf$path[,1], bf$path[,2], col="blue", pch=1, cex=0.6)

par(op)
## ---- chunk 13
#2.4

dat <- data.frame(y=y, x=x)
fit_glm <- glm(y ~ x, family = binomial(link = "logit"), data = dat)

b <- coef(fit_glm)
ll <- as.numeric(logLik(fit_glm))

glm_tbl <- data.frame(
  method = "glm (binomial)",
  beta0  = unname(b[1]),
  beta1  = unname(b[2]),
  logLik = ll
)

glm_tbl
